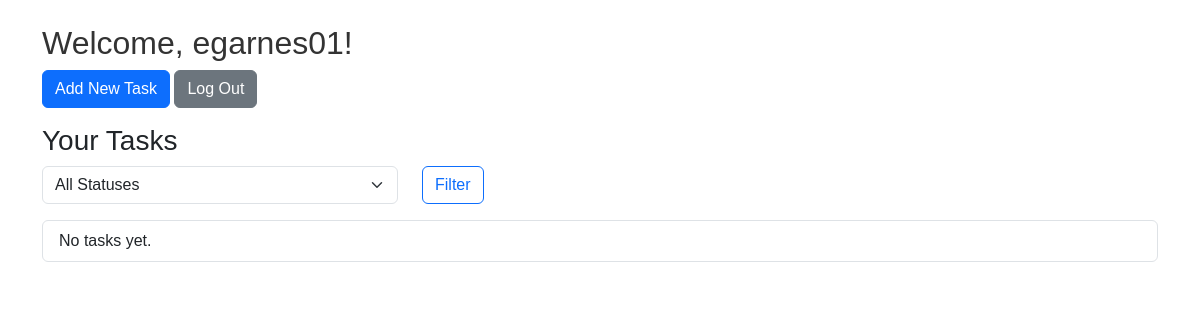
The app's page / (signed in), older data.
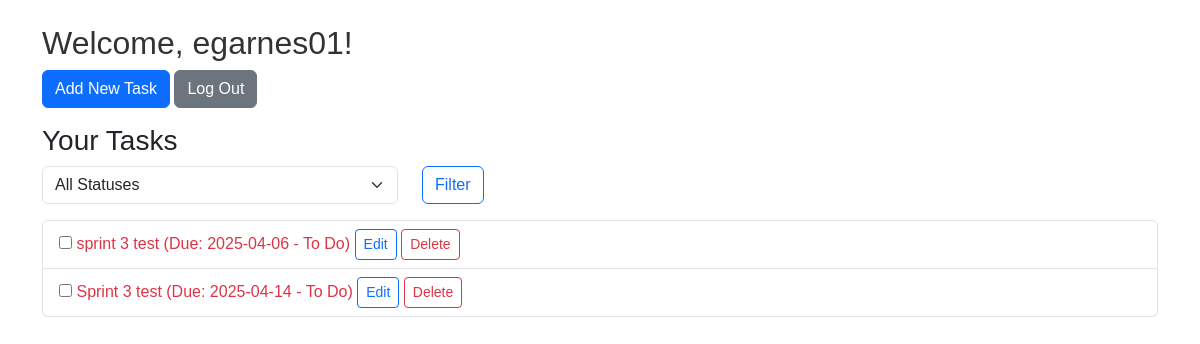
The same page, newer data.
### tasks/models.py (models this page shows, shortened)
class Task(models.Model):
    STATUS_CHOICES = (
        ('TODO', 'To Do'),
        ('IN_PROGRESS', 'In Progress'),
        ('COMPLETED', 'Completed'),
    )
    user = models.ForeignKey(User, on_delete=models.CASCADE)
    title = models.CharField(max_length=100)
    description = models.TextField(blank=True)
    due_date = models.DateField(null=True, blank=True)
    status = models.CharField(max_length=20, choices=STATUS_CHOICES, default='TODO')
    created_at = models.DateTimeField(auto_now_add=True)
    updated_at = models.DateTimeField(auto_now=True)

### tasks/views.py (the view)
# urls.py: path('', views.task_list, name='task_list'),
@login_required
def task_list(request):
    tasks = Task.objects.filter(user=request.user)
    status_filter = request.GET.get('status')
    if status_filter:
        tasks = tasks.filter(status=status_filter)
    tasks = tasks.order_by('due_date', 'status')
    return render(request, 'tasks/task_list.html', {'tasks': tasks, 'today': timezone.now().date()})

### tasks/templates/tasks/task_list.html (shortened to what this page needs)
{% load static django_bootstrap5 %}
<!DOCTYPE html>
<html>
<head>
    {% bootstrap_css %}
    <link rel="stylesheet" href="{% static 'css/style.css' %}">
</head>
<body>
    <div class="container mt-4">
        <h2>Welcome, {{ user.username }}!</h2>
        <div class="mb-3">
            <a href="{% url 'task_create' %}" class="btn btn-primary">Add New Task</a>
            <a href="{% url 'logout' %}" class="btn btn-secondary">Log Out</a>
        </div>
        <h3>Your Tasks</h3>
        <form method="get" class="mb-3">
            <div class="row">
                <div class="col-md-4">
                    <select name="status" class="form-select">
                        <option value="">All Statuses</option>
                    </select>
                </div>
                <div class="col-md-4">
                    <button type="submit" class="btn btn-outline-primary">Filter</button>
                </div>
            </div>
        </form>
        <ul class="list-group">
        {% for task in tasks %}
            <li class="list-group-item {% if task.status == 'COMPLETED' %}completed{% endif %} {% if task.due_date and task.due_date < today %}overdue{% endif %}">
                <input type="checkbox" class="task-status" data-task-id="{{ task.id }}"
                       {% if task.status == 'COMPLETED' %}checked{% endif %}>
                {{ task.title }} (Due: {{ task.due_date|date:"Y-m-d" }} - <span class="status-text">{{ task.get_status_display }}</span>)
                <a href="{% url 'task_update' task.id %}" class="btn btn-sm btn-outline-primary">Edit</a>
                <a href="{% url 'task_delete' task.id %}" class="btn btn-sm btn-outline-danger">Delete</a>
            </li>
        {% empty %}
            <li class="list-group-item">No tasks yet.</li>
        {% endfor %}
        </ul>
    </div>
</body>
</html>

### static/css/style.css (style rules this page uses)
body { font-family: Arial, sans-serif; margin: 20px; }
h2 { color: #333; }
button { padding: 10px; background-color: #007bff; color: white; border: none; }
.overdue { color: red; }
.overdue { color: #dc3545; }

Row changes from the older to the newer data that the page shows:
added Task: title "sprint 3 test", due_date "2025-04-06", status "To Do"
added Task: title "Sprint 3 test", due_date "2025-04-14", status "To Do"
Text that changed along with them:
text no longer shown: "No tasks yet."
